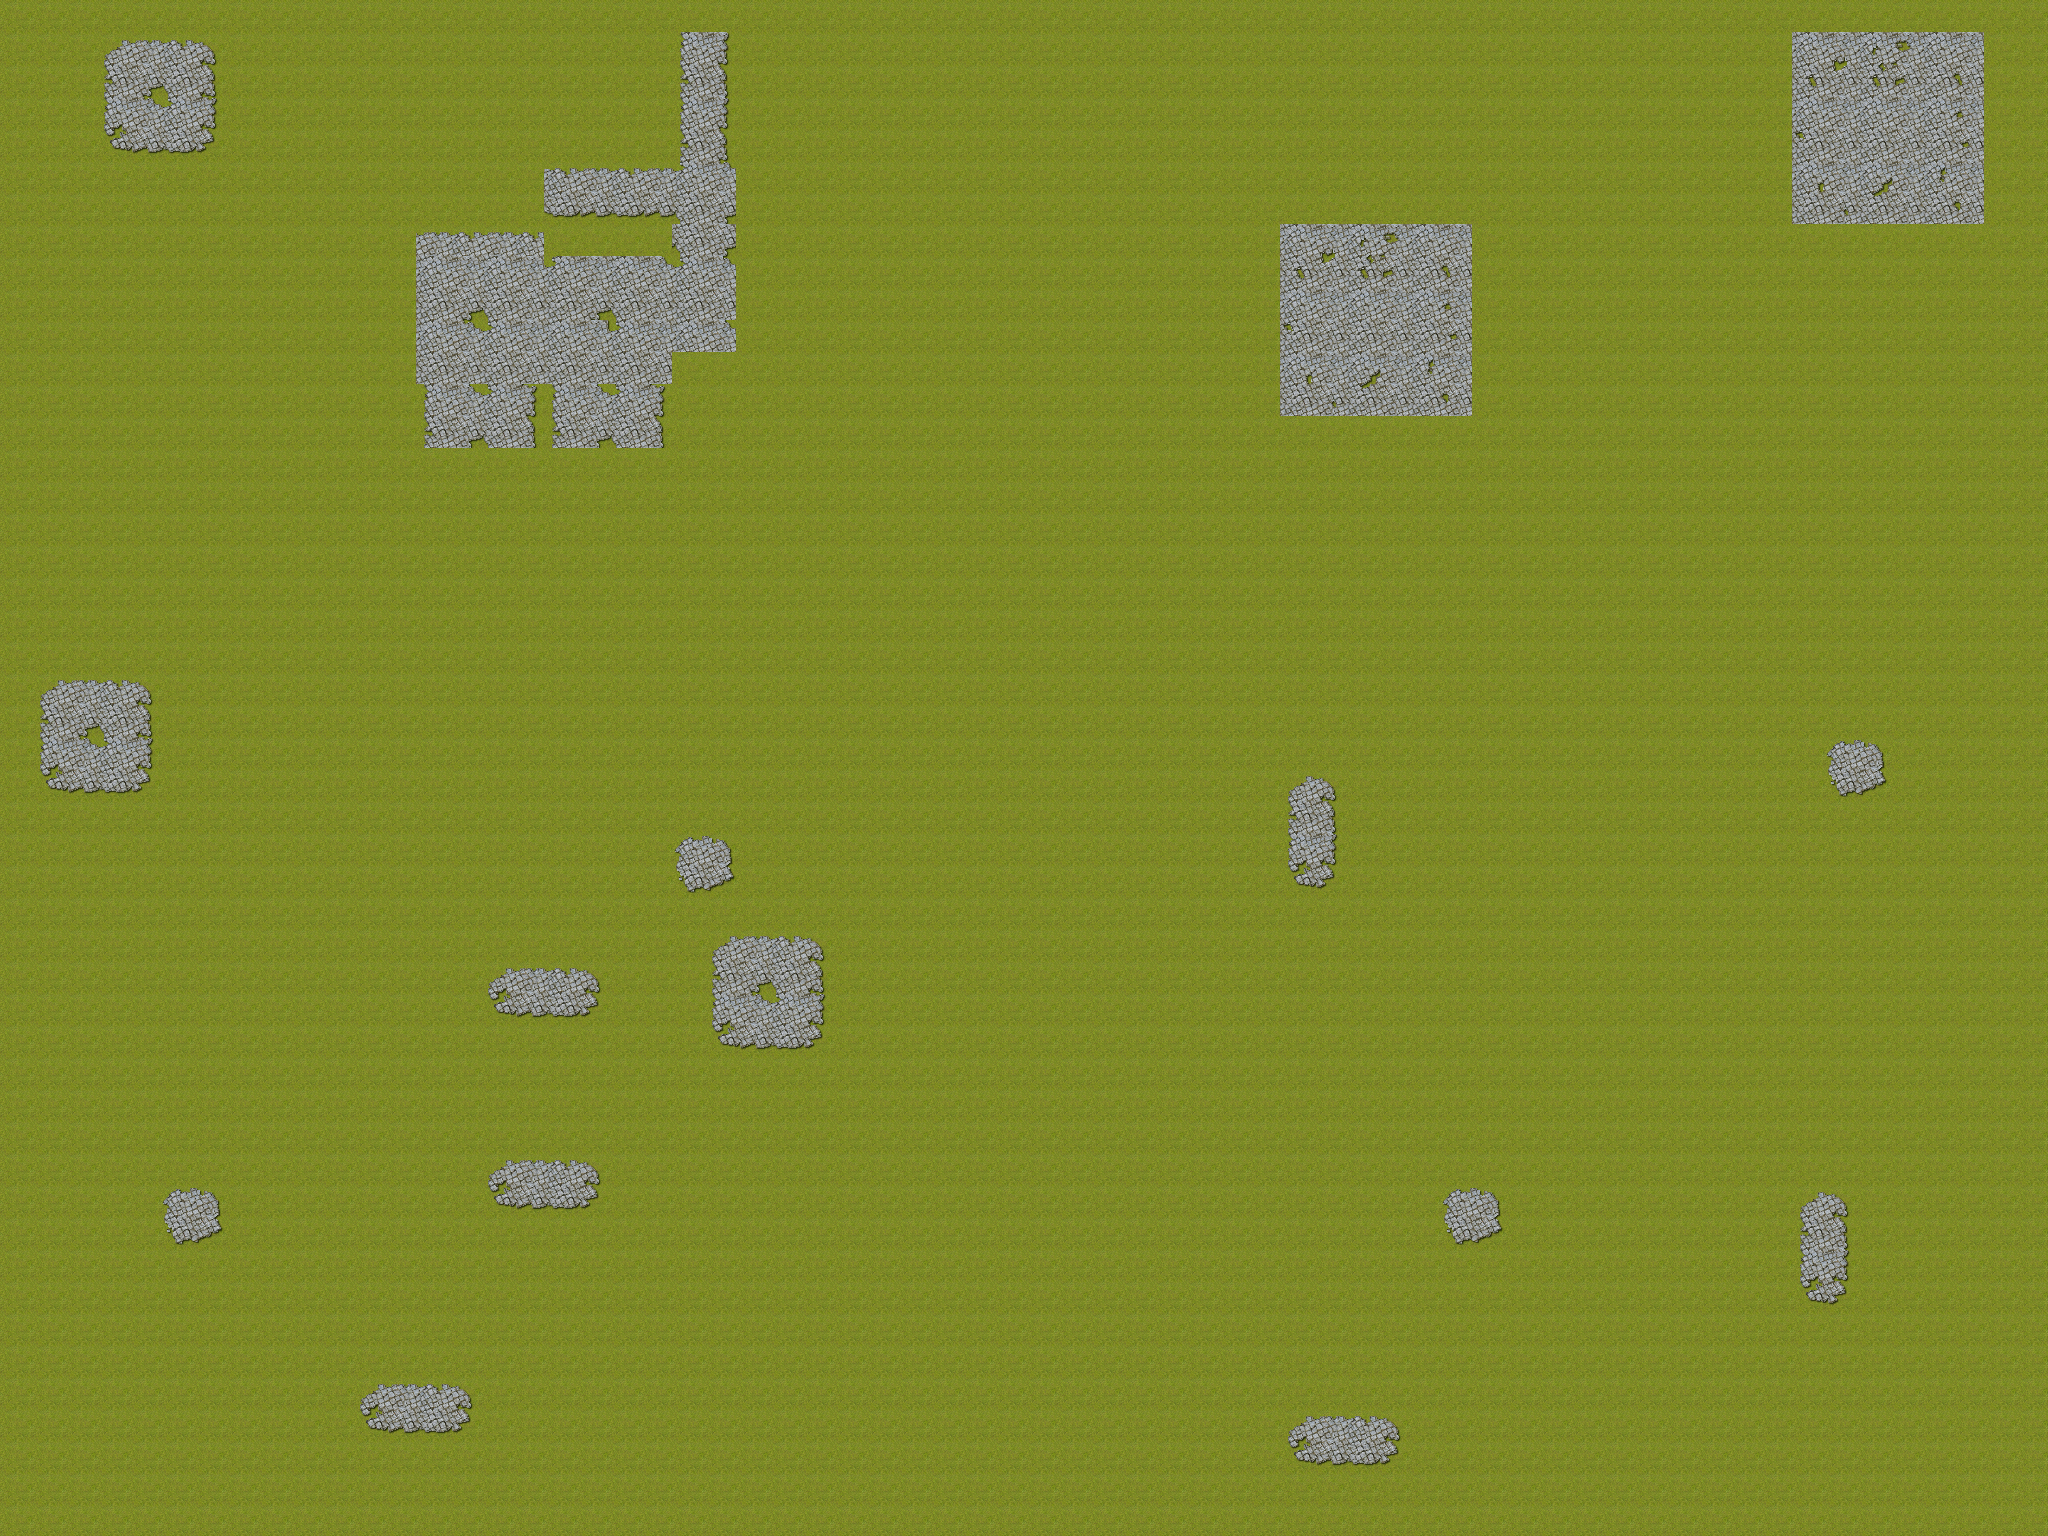

The image is a tile-based game level rendered from a .tmx file. Its description and source (layers, tilesets, objects; grid data summarised) follow:
An orthogonal 64x48 tile map with 32x32 px tiles, 1 tile layer (Tile Layer 1) and 20 objects.

<map version="1.0" orientation="orthogonal" renderorder="right-down" width="64" height="48" tilewidth="32" tileheight="32" nextobjectid="22">
 <tileset firstgid="1" name="test" tilewidth="32" tileheight="32">
  <image source="cobbleset-64_0.png" width="512" height="512" />
 </tileset>
 <layer name="Tile Layer 1" width="64" height="48">
  <data>[3072 cells, 3072 non-empty, 135 distinct tile ids]</data>
 </layer>
 <objectgroup name="Object Layer 1">
  <object id="1" x="99" y="46" width="117" height="106" />
  <object id="2" x="416" y="236" width="120" height="207" />
  <object id="3" x="538" y="255" width="134" height="134" />
  <object id="4" x="554" y="392" width="109" height="56" />
  <object id="6" x="681" y="32" width="52" height="320" />
  <object id="7" x="545" y="169" width="134" height="46" />
  <object id="8" x="678" y="841" width="53" height="51" />
  <object id="9" x="711" y="935" width="109" height="113" />
  <object id="10" x="485" y="964" width="115" height="55" />
  <object id="11" x="486" y="1157" width="113" height="52" />
  <object id="12" x="358" y="1380" width="113" height="51" />
  <object id="13" x="160" y="1189" width="66" height="56" />
  <object id="14" x="38" y="685" width="113" height="108" />
  <object id="15" x="1444" y="1189" width="58" height="56" />
  <object id="16" x="1284" y="769" width="56" height="118" />
  <object id="17" x="1280" y="225" width="194" height="190" />
  <object id="18" x="1289" y="1411" width="108" height="56" />
  <object id="19" x="1792" y="30" width="191" height="199" />
  <object id="20" x="1828" y="737" width="57" height="59" />
  <object id="21" x="1798" y="1194" width="56" height="108" />
 </objectgroup>
</map>
